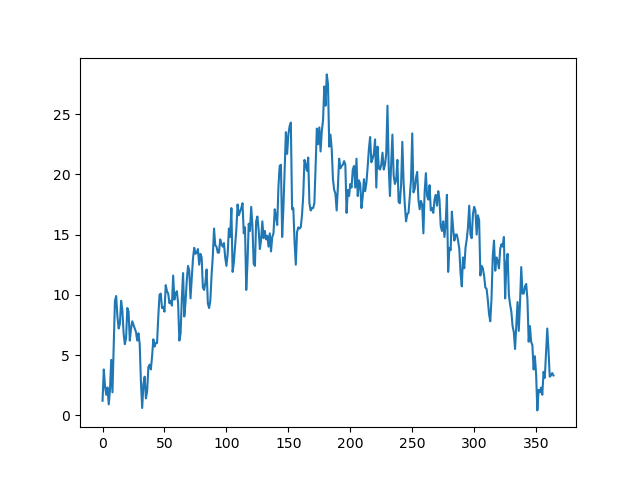

Reproduce this figure in Python.
import matplotlib.pyplot as plt
import csv

with open("2009-temp-daily.csv") as csv_file:
    csv_reader = csv.reader(csv_file, quoting=csv.QUOTE_NONNUMERIC)
    temperature = [x[0] for x in csv_reader]

days = range(365)
plt.plot(days, temperature)
plt.savefig("temperature-plot.png")
plt.show()

